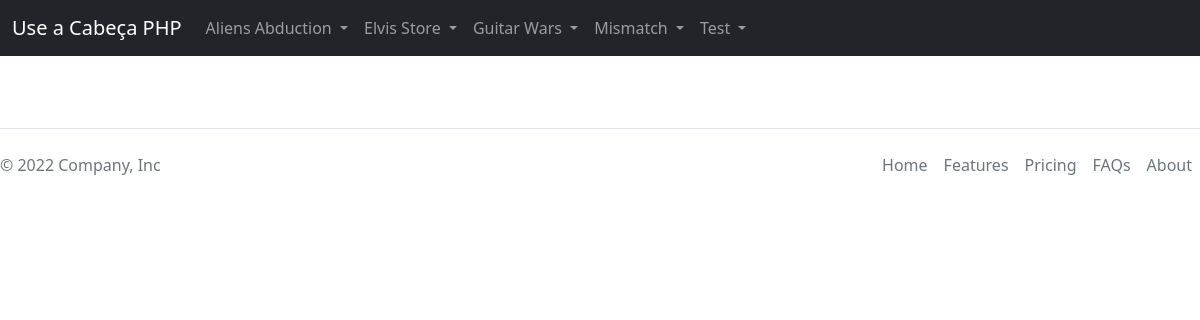
The app's page /app/documentos/controller/sendemail.php, older data.
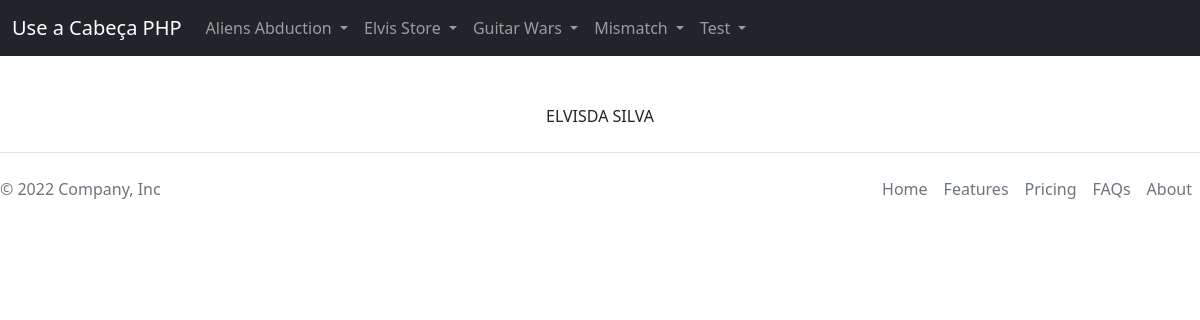
The same page, newer data.
### tables this page shows
CREATE TABLE `elvis_store` (
  `elist_id` int NOT NULL,
  `elist_firstname` varchar(30) DEFAULT NULL,
  `elist_lastname` varchar(30) DEFAULT NULL,
  `elist_email` varchar(30) DEFAULT NULL
);

### app/documentos/controller/sendemail.php (the view, shortened to what this page needs)
<?php
require_once('../model/conf.php');
require_once('../config/menu.php');
$subject = $_POST['validationCustom01'];
$text = $_POST['validationCustom02'];
echo'<body>';
echo'<div class="d-flex justify-content-center">';
echo $subject."<br />";
echo $text."<br />";
$sql ="SELECT * FROM elvis_store";
$result = mysqli_query($con, $sql)or die(mysqli_error());
while ($row = mysqli_fetch_assoc($result)){
 echo  $firstname = $row['elist_firstname'];
 echo  $lastname = $row['elist_lastname']."<br />";
}
echo'</div>';
require_once('../config/footer.php');
?>

### app/documentos/config/menu.php (shortened to what this page needs)
<!DOCTYPE html>
<html lang="en">
<head>
  <?php
  $hosted = "http://localhost:85/";
  ?>
    <link href="https://cdn.jsdelivr.net/npm/bootstrap@5.2.0/dist/css/bootstrap.min.css" rel="stylesheet">
</head>
<body>
    <nav class="navbar navbar-expand-lg navbar-dark bg-dark">
  <div class="container-fluid">
    <a class="navbar-brand" href="<?=$hosted;?>">Use a Cabeça PHP</a>
    <div class="collapse navbar-collapse" id="navbarNavDarkDropdown">
      <ul class="navbar-nav">
        <li class="nav-item dropdown">
          <a class="nav-link dropdown-toggle" href="#" role="button" data-bs-toggle="dropdown" aria-expanded="false">
            Aliens Abduction
          </a>
        </li>
        <li class="nav-item dropdown">
          <a class="nav-link dropdown-toggle" href="#" role="button" data-bs-toggle="dropdown" aria-expanded="false">
            Elvis Store
          </a>
        </li>
        <li class="nav-item dropdown">
          <a class="nav-link dropdown-toggle" href="#" role="button" data-bs-toggle="dropdown" aria-expanded="false">
            Guitar Wars
          </a>
        </li>
        <li class="nav-item dropdown">
          <a class="nav-link dropdown-toggle" href="#" role="button" data-bs-toggle="dropdown" aria-expanded="false">
            Mismatch
          </a>
        </li>
        <li class="nav-item dropdown">
          <a class="nav-link dropdown-toggle" href="#" role="button" data-bs-toggle="dropdown" aria-expanded="false">
            Test
          </a>
        </li>
      </ul>
    </div>
  </div>
</nav>

### app/documentos/config/footer.php (shortened to what this page needs)
  <footer class="d-flex flex-wrap justify-content-between align-items-center py-3 my-4 border-top">
    <p class="col-md-4 mb-0 text-muted">&copy; 2022 Company, Inc</p>
    <a href="/" class="col-md-4 d-flex align-items-center justify-content-center mb-3 mb-md-0 me-md-auto link-dark text-decoration-none">
      <svg class="bi me-2" width="40" height="32"><use xlink:href="#bootstrap"/></svg>
    </a>
    <ul class="nav col-md-4 justify-content-end">
      <li class="nav-item"><a href="#" class="nav-link px-2 text-muted">Home</a></li>
      <li class="nav-item"><a href="#" class="nav-link px-2 text-muted">Features</a></li>
      <li class="nav-item"><a href="#" class="nav-link px-2 text-muted">Pricing</a></li>
      <li class="nav-item"><a href="#" class="nav-link px-2 text-muted">FAQs</a></li>
      <li class="nav-item"><a href="#" class="nav-link px-2 text-muted">About</a></li>
    </ul>
  </footer>
</html>

Row changes from the older to the newer data that the page shows:
added elvis_store: elist_firstname "ELVIS", elist_lastname "DA SILVA"
